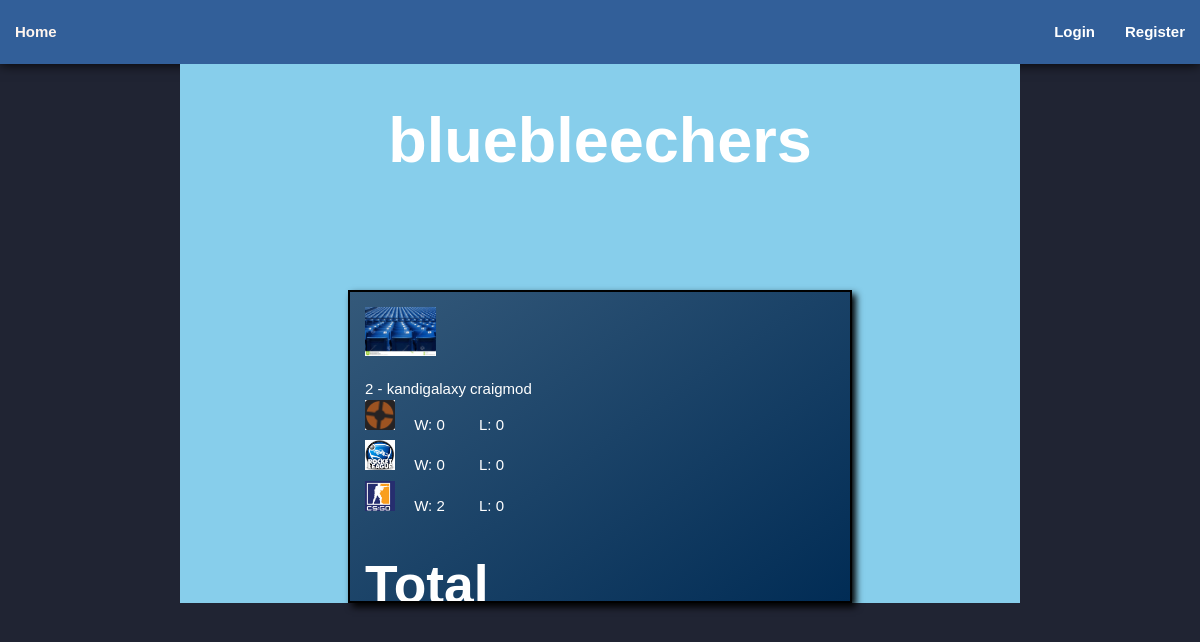
The app's page /teamcard.php?teamid=3 with its own data.
### tables this page shows
CREATE TABLE IF NOT EXISTS `team` (
  `id` int(11) NOT NULL AUTO_INCREMENT,
  `team_name` varchar(24) NOT NULL,
  `color` varchar(16) NOT NULL,
  `image` varchar(256) NOT NULL,
  PRIMARY KEY (`id`)
);

CREATE TABLE IF NOT EXISTS `player` (
  `id` int(11) NOT NULL AUTO_INCREMENT,
  `name` varchar(24) NOT NULL,
  `pass` varchar(255) NOT NULL,
  `seated_loc` varchar(24) NOT NULL,
  `team_id` int(11) NOT NULL,
  `user_privileges` varchar(1) NOT NULL DEFAULT '0',
  PRIMARY KEY (`id`),
  KEY `team_id` (`team_id`)
);

CREATE TABLE IF NOT EXISTS `ladder` (
  `id` int(11) NOT NULL AUTO_INCREMENT,
  `game` varchar(32) NOT NULL,
  `description` text NOT NULL,
  `players` tinyint(4) NOT NULL,
  `start_time` timestamp NOT NULL DEFAULT CURRENT_TIMESTAMP ON UPDATE CURRENT_TIMESTAMP,
  `color` varchar(16) NOT NULL,
  `image` varchar(256) NOT NULL,
  PRIMARY KEY (`id`)
);

### teamcard.php (the view, shortened to what this page needs)
<!DOCTYPE html>
<html lang="en">
<?php
    include 'functions.php';
	echo '<body>';
    $conn = dbconnect();
    $getTeamDetails = "SELECT * FROM team WHERE id = " . (int)$_GET['teamid'];
    $stmt = $conn->prepare($getTeamDetails);
    $stmt->execute();
    $team_details = $stmt->fetch(PDO::FETCH_ASSOC);
    $getLadders = "SELECT * FROM ladder";
    $stmt = $conn->prepare($getLadders);
    $stmt->execute();
    $ladders = $stmt->fetchAll(PDO::FETCH_ASSOC);
    $getTeamMembers = "SELECT player.name
        FROM player, team
        WHERE team.id = " . (int)$_GET['teamid'] . " AND
        team.id = player.team_id;";
    $stmt = $conn->prepare($getTeamMembers);
    $stmt->execute();
    $members = $stmt->fetchAll(PDO::FETCH_ASSOC);
?>
  <section class="container" style="background-color: <?php echo $team_details['color']; ?>">
    <div class="title">
    <h1><?php echo $team_details['team_name']; ?></h1></div>
    <div class="detailedteamcard">
      <div class="teamcard">
      <img src="img/<?php echo $team_details['image'] ?>" height="64" width="64" alt="teams logo">
        <p><?php echo count($members) . ' - '; foreach($members as $member) { echo $member['name'] . ' '; } ?></p>
        <div class="teamstats">
<?php
    foreach ($ladders as $ladder) {
        $ladderLoss = "SELECT count(*) AS loss
            FROM played_match
            WHERE ladder_id = " . $ladder['id'] . " AND
            losing_team_id = " . (int)$_GET['teamid'] . " AND
			winning_team_id > 1";
            $stmt = $conn->prepare($ladderLoss);
            $stmt->execute();
            $losses = $stmt->fetch(PDO::FETCH_ASSOC);
        $ladderWins = "SELECT count(*) AS win
            FROM played_match
            WHERE ladder_id = " . $ladder['id'] . " AND
            winning_team_id = " . (int)$_GET['teamid'] . " AND
			losing_team_id > 1";
            $stmt = $conn->prepare($ladderWins);
            $stmt->execute();
            $wins = $stmt->fetch(PDO::FETCH_ASSOC);
?>
          <div>
            <img src="img/<?php echo $ladder['image']; ?>" alt="TF2 Logo">
            <p>W: <?php echo $wins['win'] ?></p>
            <p>L: <?php echo $losses['loss'] ?></p>
          </div>
<?php } ?>
          <div class="totalstats">
            <h2>Total</h2>
          </div>
        </div>
      </div>
    </div>
  </section>
</body>
</html>

### css/style.css (style rules this page uses)
* { border: 0; padding: 0; margin: 0; box-sizing: border-box; color: white; }
body { background-color: rgb(32, 36, 51); }
p, h1, h2 { font-family: Verdana, Geneva, Tahoma, sans-serif; color: white; }
h1, h2 { font-weight: bold; }
.title { font-size: 45px; margin-bottom: 2em; text-align: center; overflow: hidden; }
.teamcard { width: 60%; margin: 1em auto 1em auto; padding: 1em; background-color: rgb(118, 137, 202); background: linear-gradient(145deg, rgb(52, 89, 122), rgb(1, 44, 85)); border: black 2px solid; box-shadow: 4px 4px 7px black; overflow: hidden; }
.teamcard img { display: inline-block; width: 15%; height: 15%; }
.teamcard p { margin-top: 1em; }
.totalstats { height: 30px; }
.teamstats img { width: 30px; height: 30px; }
.teamstats p { margin: 0 1em 0.25em 1em; display: inline-block; }

### records on screen
team: team_name "bluebleechers", image (picture)
player: name "kandigalaxy"
player: name "craigmod"
ladder: image (picture), win "0", loss "0"
ladder: image (picture), win "0", loss "0"
ladder: shows a picture, win "2", loss "0"

### other values on screen
count($members) "2"
